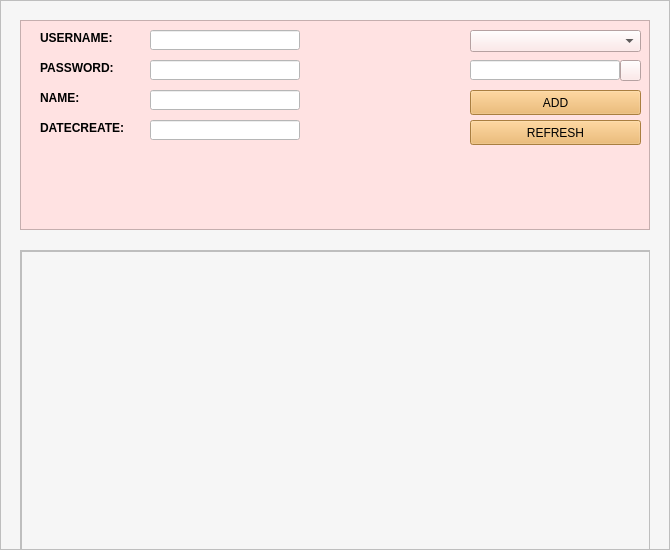
<?xml version="1.0" encoding="UTF-8"?>
<ui version="4.0">
 <class>Form</class>
 <widget class="QWidget" name="Form">
  <property name="geometry">
   <rect>
    <x>0</x>
    <y>0</y>
    <width>670</width>
    <height>550</height>
   </rect>
  </property>
  <property name="windowTitle">
   <string>Form</string>
  </property>
  <widget class="QFrame" name="content">
   <property name="geometry">
    <rect>
     <x>0</x>
     <y>0</y>
     <width>670</width>
     <height>550</height>
    </rect>
   </property>
   <property name="styleSheet">
    <string notr="true">background-color: #F6F6F6;
</string>
   </property>
   <property name="frameShape">
    <enum>QFrame::StyledPanel</enum>
   </property>
   <property name="frameShadow">
    <enum>QFrame::Raised</enum>
   </property>
   <widget class="QScrollArea" name="scrollArea">
    <property name="geometry">
     <rect>
      <x>20</x>
      <y>250</y>
      <width>630</width>
      <height>300</height>
     </rect>
    </property>
    <property name="widgetResizable">
     <bool>true</bool>
    </property>
    <widget class="QWidget" name="scrollAreaWidgetContents">
     <property name="geometry">
      <rect>
       <x>0</x>
       <y>0</y>
       <width>628</width>
       <height>298</height>
      </rect>
     </property>
     <widget class="QTableView" name="table">
      <property name="geometry">
       <rect>
        <x>0</x>
        <y>0</y>
        <width>630</width>
        <height>300</height>
       </rect>
      </property>
     </widget>
    </widget>
   </widget>
   <widget class="QFrame" name="frame">
    <property name="geometry">
     <rect>
      <x>20</x>
      <y>20</y>
      <width>630</width>
      <height>210</height>
     </rect>
    </property>
    <property name="styleSheet">
     <string notr="true">background-color:#FFE2E2 ;</string>
    </property>
    <property name="frameShape">
     <enum>QFrame::StyledPanel</enum>
    </property>
    <property name="frameShadow">
     <enum>QFrame::Raised</enum>
    </property>
    <widget class="QLabel" name="label">
     <property name="geometry">
      <rect>
       <x>20</x>
       <y>10</y>
       <width>91</width>
       <height>16</height>
      </rect>
     </property>
     <property name="font">
      <font>
       <pointsize>9</pointsize>
       <weight>75</weight>
       <bold>true</bold>
      </font>
     </property>
     <property name="text">
      <string>USERNAME: </string>
     </property>
    </widget>
    <widget class="QLabel" name="label_3">
     <property name="geometry">
      <rect>
       <x>20</x>
       <y>40</y>
       <width>111</width>
       <height>16</height>
      </rect>
     </property>
     <property name="font">
      <font>
       <pointsize>9</pointsize>
       <weight>75</weight>
       <bold>true</bold>
      </font>
     </property>
     <property name="text">
      <string>PASSWORD: </string>
     </property>
    </widget>
    <widget class="QLabel" name="label_4">
     <property name="geometry">
      <rect>
       <x>20</x>
       <y>70</y>
       <width>111</width>
       <height>16</height>
      </rect>
     </property>
     <property name="font">
      <font>
       <pointsize>9</pointsize>
       <weight>75</weight>
       <bold>true</bold>
      </font>
     </property>
     <property name="text">
      <string>NAME: </string>
     </property>
    </widget>
    <widget class="QLabel" name="label_5">
     <property name="geometry">
      <rect>
       <x>20</x>
       <y>100</y>
       <width>111</width>
       <height>16</height>
      </rect>
     </property>
     <property name="font">
      <font>
       <pointsize>9</pointsize>
       <weight>75</weight>
       <bold>true</bold>
      </font>
     </property>
     <property name="text">
      <string>DATECREATE:</string>
     </property>
    </widget>
    <widget class="QLineEdit" name="txtUsername">
     <property name="geometry">
      <rect>
       <x>130</x>
       <y>10</y>
       <width>150</width>
       <height>20</height>
      </rect>
     </property>
     <property name="styleSheet">
      <string notr="true">background-color: #FFFFFF;
</string>
     </property>
    </widget>
    <widget class="QLineEdit" name="txtPassword">
     <property name="geometry">
      <rect>
       <x>130</x>
       <y>40</y>
       <width>150</width>
       <height>20</height>
      </rect>
     </property>
     <property name="styleSheet">
      <string notr="true">background-color: #FFFFFF;
</string>
     </property>
    </widget>
    <widget class="QLineEdit" name="txtName">
     <property name="geometry">
      <rect>
       <x>130</x>
       <y>70</y>
       <width>150</width>
       <height>20</height>
      </rect>
     </property>
     <property name="styleSheet">
      <string notr="true">background-color: #FFFFFF;
</string>
     </property>
    </widget>
    <widget class="QLineEdit" name="txtdate">
     <property name="geometry">
      <rect>
       <x>130</x>
       <y>100</y>
       <width>150</width>
       <height>20</height>
      </rect>
     </property>
     <property name="styleSheet">
      <string notr="true">background-color: #FFFFFF;
</string>
     </property>
    </widget>
    <widget class="QPushButton" name="btnFind">
     <property name="geometry">
      <rect>
       <x>600</x>
       <y>40</y>
       <width>21</width>
       <height>21</height>
      </rect>
     </property>
     <property name="text">
      <string/>
     </property>
     <property name="icon">
      <iconset>
       <normaloff>../img/search.png</normaloff>../img/search.png</iconset>
     </property>
    </widget>
    <widget class="QComboBox" name="cbFind">
     <property name="geometry">
      <rect>
       <x>450</x>
       <y>10</y>
       <width>171</width>
       <height>22</height>
      </rect>
     </property>
    </widget>
    <widget class="QLineEdit" name="txtFind">
     <property name="geometry">
      <rect>
       <x>450</x>
       <y>40</y>
       <width>150</width>
       <height>20</height>
      </rect>
     </property>
     <property name="styleSheet">
      <string notr="true">background-color: #FFFFFF;
</string>
     </property>
    </widget>
    <widget class="QPushButton" name="addBtn">
     <property name="geometry">
      <rect>
       <x>450</x>
       <y>70</y>
       <width>171</width>
       <height>25</height>
      </rect>
     </property>
     <property name="styleSheet">
      <string notr="true">background-color: #ECB159;</string>
     </property>
     <property name="text">
      <string>ADD</string>
     </property>
     <property name="icon">
      <iconset>
       <normaloff>../img/plus.png</normaloff>../img/plus.png</iconset>
     </property>
    </widget>
    <widget class="QPushButton" name="refreshBtn">
     <property name="geometry">
      <rect>
       <x>450</x>
       <y>100</y>
       <width>171</width>
       <height>25</height>
      </rect>
     </property>
     <property name="styleSheet">
      <string notr="true">background-color: #ECB159;</string>
     </property>
     <property name="text">
      <string>REFRESH</string>
     </property>
     <property name="icon">
      <iconset>
       <normaloff>../img/loading-arrow.png</normaloff>../img/loading-arrow.png</iconset>
     </property>
    </widget>
   </widget>
  </widget>
 </widget>
 <resources/>
 <connections/>
</ui>
